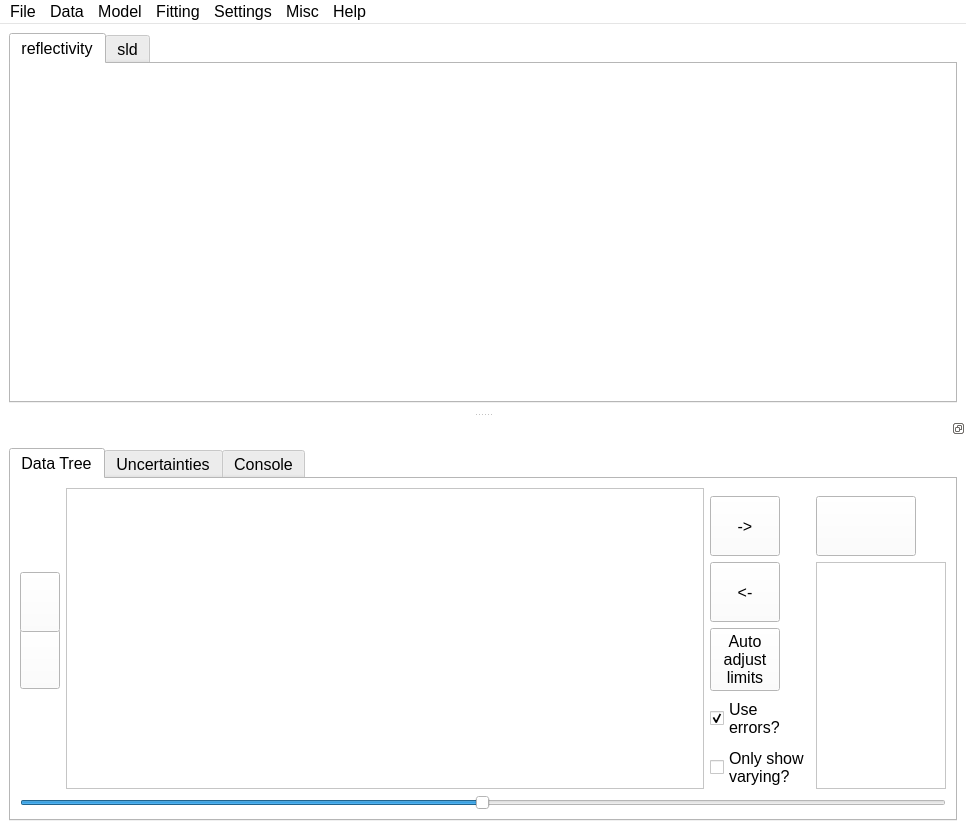
<?xml version="1.0" encoding="UTF-8"?>
<ui version="4.0">
 <class>MainWindow</class>
 <widget class="QMainWindow" name="MainWindow">
  <property name="geometry">
   <rect>
    <x>0</x>
    <y>0</y>
    <width>966</width>
    <height>830</height>
   </rect>
  </property>
  <property name="sizePolicy">
   <sizepolicy hsizetype="Expanding" vsizetype="Expanding">
    <horstretch>0</horstretch>
    <verstretch>0</verstretch>
   </sizepolicy>
  </property>
  <property name="minimumSize">
   <size>
    <width>700</width>
    <height>800</height>
   </size>
  </property>
  <property name="palette">
   <palette>
    <active>
     <colorrole role="WindowText">
      <brush brushstyle="SolidPattern">
       <color alpha="255">
        <red>0</red>
        <green>0</green>
        <blue>0</blue>
       </color>
      </brush>
     </colorrole>
     <colorrole role="Button">
      <brush brushstyle="SolidPattern">
       <color alpha="255">
        <red>255</red>
        <green>255</green>
        <blue>255</blue>
       </color>
      </brush>
     </colorrole>
     <colorrole role="Light">
      <brush brushstyle="SolidPattern">
       <color alpha="255">
        <red>255</red>
        <green>255</green>
        <blue>255</blue>
       </color>
      </brush>
     </colorrole>
     <colorrole role="Midlight">
      <brush brushstyle="SolidPattern">
       <color alpha="255">
        <red>255</red>
        <green>255</green>
        <blue>255</blue>
       </color>
      </brush>
     </colorrole>
     <colorrole role="Dark">
      <brush brushstyle="SolidPattern">
       <color alpha="255">
        <red>127</red>
        <green>127</green>
        <blue>127</blue>
       </color>
      </brush>
     </colorrole>
     <colorrole role="Mid">
      <brush brushstyle="SolidPattern">
       <color alpha="255">
        <red>170</red>
        <green>170</green>
        <blue>170</blue>
       </color>
      </brush>
     </colorrole>
     <colorrole role="Text">
      <brush brushstyle="SolidPattern">
       <color alpha="255">
        <red>0</red>
        <green>0</green>
        <blue>0</blue>
       </color>
      </brush>
     </colorrole>
     <colorrole role="BrightText">
      <brush brushstyle="SolidPattern">
       <color alpha="255">
        <red>255</red>
        <green>255</green>
        <blue>255</blue>
       </color>
      </brush>
     </colorrole>
     <colorrole role="ButtonText">
      <brush brushstyle="SolidPattern">
       <color alpha="255">
        <red>0</red>
        <green>0</green>
        <blue>0</blue>
       </color>
      </brush>
     </colorrole>
     <colorrole role="Base">
      <brush brushstyle="SolidPattern">
       <color alpha="255">
        <red>255</red>
        <green>255</green>
        <blue>255</blue>
       </color>
      </brush>
     </colorrole>
     <colorrole role="Window">
      <brush brushstyle="SolidPattern">
       <color alpha="255">
        <red>255</red>
        <green>255</green>
        <blue>255</blue>
       </color>
      </brush>
     </colorrole>
     <colorrole role="Shadow">
      <brush brushstyle="SolidPattern">
       <color alpha="255">
        <red>0</red>
        <green>0</green>
        <blue>0</blue>
       </color>
      </brush>
     </colorrole>
     <colorrole role="AlternateBase">
      <brush brushstyle="SolidPattern">
       <color alpha="255">
        <red>255</red>
        <green>255</green>
        <blue>255</blue>
       </color>
      </brush>
     </colorrole>
     <colorrole role="ToolTipBase">
      <brush brushstyle="SolidPattern">
       <color alpha="255">
        <red>255</red>
        <green>255</green>
        <blue>220</blue>
       </color>
      </brush>
     </colorrole>
     <colorrole role="ToolTipText">
      <brush brushstyle="SolidPattern">
       <color alpha="255">
        <red>0</red>
        <green>0</green>
        <blue>0</blue>
       </color>
      </brush>
     </colorrole>
    </active>
    <inactive>
     <colorrole role="WindowText">
      <brush brushstyle="SolidPattern">
       <color alpha="255">
        <red>0</red>
        <green>0</green>
        <blue>0</blue>
       </color>
      </brush>
     </colorrole>
     <colorrole role="Button">
      <brush brushstyle="SolidPattern">
       <color alpha="255">
        <red>255</red>
        <green>255</green>
        <blue>255</blue>
       </color>
      </brush>
     </colorrole>
     <colorrole role="Light">
      <brush brushstyle="SolidPattern">
       <color alpha="255">
        <red>255</red>
        <green>255</green>
        <blue>255</blue>
       </color>
      </brush>
     </colorrole>
     <colorrole role="Midlight">
      <brush brushstyle="SolidPattern">
       <color alpha="255">
        <red>255</red>
        <green>255</green>
        <blue>255</blue>
       </color>
      </brush>
     </colorrole>
     <colorrole role="Dark">
      <brush brushstyle="SolidPattern">
       <color alpha="255">
        <red>127</red>
        <green>127</green>
        <blue>127</blue>
       </color>
      </brush>
     </colorrole>
     <colorrole role="Mid">
      <brush brushstyle="SolidPattern">
       <color alpha="255">
        <red>170</red>
        <green>170</green>
        <blue>170</blue>
       </color>
      </brush>
     </colorrole>
     <colorrole role="Text">
      <brush brushstyle="SolidPattern">
       <color alpha="255">
        <red>0</red>
        <green>0</green>
        <blue>0</blue>
       </color>
      </brush>
     </colorrole>
     <colorrole role="BrightText">
      <brush brushstyle="SolidPattern">
       <color alpha="255">
        <red>255</red>
        <green>255</green>
        <blue>255</blue>
       </color>
      </brush>
     </colorrole>
     <colorrole role="ButtonText">
      <brush brushstyle="SolidPattern">
       <color alpha="255">
        <red>0</red>
        <green>0</green>
        <blue>0</blue>
       </color>
      </brush>
     </colorrole>
     <colorrole role="Base">
      <brush brushstyle="SolidPattern">
       <color alpha="255">
        <red>255</red>
        <green>255</green>
        <blue>255</blue>
       </color>
      </brush>
     </colorrole>
     <colorrole role="Window">
      <brush brushstyle="SolidPattern">
       <color alpha="255">
        <red>255</red>
        <green>255</green>
        <blue>255</blue>
       </color>
      </brush>
     </colorrole>
     <colorrole role="Shadow">
      <brush brushstyle="SolidPattern">
       <color alpha="255">
        <red>0</red>
        <green>0</green>
        <blue>0</blue>
       </color>
      </brush>
     </colorrole>
     <colorrole role="AlternateBase">
      <brush brushstyle="SolidPattern">
       <color alpha="255">
        <red>255</red>
        <green>255</green>
        <blue>255</blue>
       </color>
      </brush>
     </colorrole>
     <colorrole role="ToolTipBase">
      <brush brushstyle="SolidPattern">
       <color alpha="255">
        <red>255</red>
        <green>255</green>
        <blue>220</blue>
       </color>
      </brush>
     </colorrole>
     <colorrole role="ToolTipText">
      <brush brushstyle="SolidPattern">
       <color alpha="255">
        <red>0</red>
        <green>0</green>
        <blue>0</blue>
       </color>
      </brush>
     </colorrole>
    </inactive>
    <disabled>
     <colorrole role="WindowText">
      <brush brushstyle="SolidPattern">
       <color alpha="255">
        <red>127</red>
        <green>127</green>
        <blue>127</blue>
       </color>
      </brush>
     </colorrole>
     <colorrole role="Button">
      <brush brushstyle="SolidPattern">
       <color alpha="255">
        <red>255</red>
        <green>255</green>
        <blue>255</blue>
       </color>
      </brush>
     </colorrole>
     <colorrole role="Light">
      <brush brushstyle="SolidPattern">
       <color alpha="255">
        <red>255</red>
        <green>255</green>
        <blue>255</blue>
       </color>
      </brush>
     </colorrole>
     <colorrole role="Midlight">
      <brush brushstyle="SolidPattern">
       <color alpha="255">
        <red>255</red>
        <green>255</green>
        <blue>255</blue>
       </color>
      </brush>
     </colorrole>
     <colorrole role="Dark">
      <brush brushstyle="SolidPattern">
       <color alpha="255">
        <red>127</red>
        <green>127</green>
        <blue>127</blue>
       </color>
      </brush>
     </colorrole>
     <colorrole role="Mid">
      <brush brushstyle="SolidPattern">
       <color alpha="255">
        <red>170</red>
        <green>170</green>
        <blue>170</blue>
       </color>
      </brush>
     </colorrole>
     <colorrole role="Text">
      <brush brushstyle="SolidPattern">
       <color alpha="255">
        <red>127</red>
        <green>127</green>
        <blue>127</blue>
       </color>
      </brush>
     </colorrole>
     <colorrole role="BrightText">
      <brush brushstyle="SolidPattern">
       <color alpha="255">
        <red>255</red>
        <green>255</green>
        <blue>255</blue>
       </color>
      </brush>
     </colorrole>
     <colorrole role="ButtonText">
      <brush brushstyle="SolidPattern">
       <color alpha="255">
        <red>127</red>
        <green>127</green>
        <blue>127</blue>
       </color>
      </brush>
     </colorrole>
     <colorrole role="Base">
      <brush brushstyle="SolidPattern">
       <color alpha="255">
        <red>255</red>
        <green>255</green>
        <blue>255</blue>
       </color>
      </brush>
     </colorrole>
     <colorrole role="Window">
      <brush brushstyle="SolidPattern">
       <color alpha="255">
        <red>255</red>
        <green>255</green>
        <blue>255</blue>
       </color>
      </brush>
     </colorrole>
     <colorrole role="Shadow">
      <brush brushstyle="SolidPattern">
       <color alpha="255">
        <red>0</red>
        <green>0</green>
        <blue>0</blue>
       </color>
      </brush>
     </colorrole>
     <colorrole role="AlternateBase">
      <brush brushstyle="SolidPattern">
       <color alpha="255">
        <red>255</red>
        <green>255</green>
        <blue>255</blue>
       </color>
      </brush>
     </colorrole>
     <colorrole role="ToolTipBase">
      <brush brushstyle="SolidPattern">
       <color alpha="255">
        <red>255</red>
        <green>255</green>
        <blue>220</blue>
       </color>
      </brush>
     </colorrole>
     <colorrole role="ToolTipText">
      <brush brushstyle="SolidPattern">
       <color alpha="255">
        <red>0</red>
        <green>0</green>
        <blue>0</blue>
       </color>
      </brush>
     </colorrole>
    </disabled>
   </palette>
  </property>
  <property name="font">
   <font>
    <pointsize>12</pointsize>
   </font>
  </property>
  <property name="acceptDrops">
   <bool>true</bool>
  </property>
  <property name="windowTitle">
   <string>Motofit</string>
  </property>
  <property name="windowIcon">
   <iconset resource="../resources.qrc">
    <normaloff>:/icons/scattering.png</normaloff>:/icons/scattering.png</iconset>
  </property>
  <property name="documentMode">
   <bool>false</bool>
  </property>
  <property name="tabShape">
   <enum>QTabWidget::Rounded</enum>
  </property>
  <property name="unifiedTitleAndToolBarOnMac">
   <bool>false</bool>
  </property>
  <widget class="QWidget" name="centralwidget">
   <property name="minimumSize">
    <size>
     <width>400</width>
     <height>0</height>
    </size>
   </property>
   <layout class="QGridLayout" name="gridLayout_3">
    <item row="2" column="2">
     <widget class="QTabWidget" name="graphs">
      <property name="sizePolicy">
       <sizepolicy hsizetype="Expanding" vsizetype="MinimumExpanding">
        <horstretch>0</horstretch>
        <verstretch>0</verstretch>
       </sizepolicy>
      </property>
      <property name="minimumSize">
       <size>
        <width>0</width>
        <height>350</height>
       </size>
      </property>
      <property name="focusPolicy">
       <enum>Qt::ClickFocus</enum>
      </property>
      <property name="tabPosition">
       <enum>QTabWidget::North</enum>
      </property>
      <property name="tabShape">
       <enum>QTabWidget::Rounded</enum>
      </property>
      <property name="currentIndex">
       <number>0</number>
      </property>
      <widget class="QWidget" name="reflectivity">
       <attribute name="title">
        <string>reflectivity</string>
       </attribute>
       <attribute name="toolTip">
        <string>Plots of the reflectivity</string>
       </attribute>
       <layout class="QGridLayout" name="gridLayout_5">
        <property name="leftMargin">
         <number>5</number>
        </property>
        <property name="topMargin">
         <number>2</number>
        </property>
        <property name="rightMargin">
         <number>5</number>
        </property>
        <property name="bottomMargin">
         <number>5</number>
        </property>
        <property name="verticalSpacing">
         <number>2</number>
        </property>
       </layout>
      </widget>
      <widget class="QWidget" name="sld">
       <attribute name="title">
        <string>sld</string>
       </attribute>
       <attribute name="toolTip">
        <string>Plots of the SLD profiles</string>
       </attribute>
       <layout class="QGridLayout" name="gridLayout_4"/>
      </widget>
     </widget>
    </item>
   </layout>
  </widget>
  <widget class="QMenuBar" name="menubar">
   <property name="geometry">
    <rect>
     <x>0</x>
     <y>0</y>
     <width>966</width>
     <height>22</height>
    </rect>
   </property>
   <widget class="QMenu" name="menuData">
    <property name="title">
     <string>Data</string>
    </property>
    <addaction name="actionLoad_Data"/>
    <addaction name="actionRefresh_Data"/>
    <addaction name="actionRemove_Data"/>
    <addaction name="separator"/>
    <addaction name="actionAutoscale_graph"/>
   </widget>
   <widget class="QMenu" name="menuModel">
    <property name="title">
     <string>Model</string>
    </property>
    <addaction name="actionSave_Model"/>
    <addaction name="actionLoad_Model"/>
    <addaction name="actionExport_parameters"/>
    <addaction name="actionSave_Fit"/>
    <addaction name="actionSave_SLD_Curve"/>
    <addaction name="separator"/>
    <addaction name="actionExport_Code_Fragment"/>
    <addaction name="separator"/>
    <addaction name="actionTake_Snapshot"/>
    <addaction name="separator"/>
    <addaction name="actionLink_Selected"/>
    <addaction name="actionUnlink_selected_Parameters"/>
    <addaction name="actionLink_Equivalent_Parameters"/>
    <addaction name="separator"/>
   </widget>
   <widget class="QMenu" name="menuHelp">
    <property name="title">
     <string>Help</string>
    </property>
    <addaction name="actionAbout"/>
    <addaction name="actiondocumentation"/>
   </widget>
   <widget class="QMenu" name="menuPlot_type">
    <property name="title">
     <string>Fitting</string>
    </property>
    <widget class="QMenu" name="menuAlgorithm">
     <property name="title">
      <string>Algorithm</string>
     </property>
     <addaction name="actionDifferential_Evolution"/>
     <addaction name="actionLevenberg_Marquardt"/>
     <addaction name="actionL_BFGS_B"/>
     <addaction name="actionDual_Annealing"/>
     <addaction name="actionSHGO"/>
     <addaction name="actionMCMC"/>
     <addaction name="separator"/>
     <addaction name="actionOptimisation_parameters"/>
     <addaction name="actionProcess_MCMC"/>
    </widget>
    <widget class="QMenu" name="menuFit_as">
     <property name="title">
      <string>Fit as</string>
     </property>
     <addaction name="actionY_vs_X"/>
     <addaction name="actionlogY_vs_X"/>
     <addaction name="actionYX4_vs_X"/>
     <addaction name="actionYX2_vs_X"/>
    </widget>
    <addaction name="menuFit_as"/>
    <addaction name="separator"/>
    <addaction name="menuAlgorithm"/>
    <addaction name="separator"/>
    <addaction name="actionBatch_Fit"/>
   </widget>
   <widget class="QMenu" name="menuFile">
    <property name="title">
     <string>File</string>
    </property>
    <addaction name="actionSave_File"/>
    <addaction name="actionSave_File_As"/>
    <addaction name="separator"/>
    <addaction name="actionLoad_File"/>
   </widget>
   <widget class="QMenu" name="menuSettings">
    <property name="title">
     <string>Settings</string>
    </property>
    <addaction name="actionChange_Q_range"/>
    <addaction name="actionResolution_smearing"/>
   </widget>
   <widget class="QMenu" name="menuMisc">
    <property name="title">
     <string>Misc</string>
    </property>
    <addaction name="actionSLD_calculator"/>
    <addaction name="actionLipid_browser"/>
   </widget>
   <addaction name="menuFile"/>
   <addaction name="menuData"/>
   <addaction name="menuModel"/>
   <addaction name="menuPlot_type"/>
   <addaction name="menuSettings"/>
   <addaction name="menuMisc"/>
   <addaction name="menuHelp"/>
  </widget>
  <widget class="QDockWidget" name="dockWidget">
   <property name="sizePolicy">
    <sizepolicy hsizetype="Expanding" vsizetype="Expanding">
     <horstretch>0</horstretch>
     <verstretch>0</verstretch>
    </sizepolicy>
   </property>
   <property name="minimumSize">
    <size>
     <width>600</width>
     <height>350</height>
    </size>
   </property>
   <property name="toolTip">
    <string>Double click to separate/join the dock</string>
   </property>
   <property name="features">
    <set>QDockWidget::DockWidgetFloatable|QDockWidget::DockWidgetMovable</set>
   </property>
   <property name="allowedAreas">
    <set>Qt::BottomDockWidgetArea</set>
   </property>
   <property name="windowTitle">
    <string/>
   </property>
   <attribute name="dockWidgetArea">
    <number>8</number>
   </attribute>
   <widget class="QWidget" name="dockWidgetContents">
    <layout class="QGridLayout" name="gridLayout">
     <item row="0" column="0">
      <widget class="QTabWidget" name="tabWidget">
       <property name="enabled">
        <bool>true</bool>
       </property>
       <property name="sizePolicy">
        <sizepolicy hsizetype="MinimumExpanding" vsizetype="Expanding">
         <horstretch>0</horstretch>
         <verstretch>0</verstretch>
        </sizepolicy>
       </property>
       <property name="minimumSize">
        <size>
         <width>300</width>
         <height>200</height>
        </size>
       </property>
       <property name="toolTip">
        <string/>
       </property>
       <property name="currentIndex">
        <number>0</number>
       </property>
       <property name="tabBarAutoHide">
        <bool>true</bool>
       </property>
       <widget class="QWidget" name="tab">
        <attribute name="title">
         <string>Data Tree</string>
        </attribute>
        <attribute name="toolTip">
         <string>Data and Model Trees</string>
        </attribute>
        <layout class="QGridLayout" name="gridLayout_2">
         <item row="1" column="3">
          <widget class="QPushButton" name="do_fit_button">
           <property name="sizePolicy">
            <sizepolicy hsizetype="Maximum" vsizetype="Maximum">
             <horstretch>0</horstretch>
             <verstretch>0</verstretch>
            </sizepolicy>
           </property>
           <property name="minimumSize">
            <size>
             <width>60</width>
             <height>60</height>
            </size>
           </property>
           <property name="maximumSize">
            <size>
             <width>100</width>
             <height>16777215</height>
            </size>
           </property>
           <property name="toolTip">
            <string>Do a fit. Cmd-F</string>
           </property>
           <property name="text">
            <string/>
           </property>
           <property name="icon">
            <iconset>
             <normaloff>../icons/go.png</normaloff>../icons/go.png</iconset>
           </property>
           <property name="iconSize">
            <size>
             <width>40</width>
             <height>40</height>
            </size>
           </property>
           <property name="shortcut">
            <string>Ctrl+F</string>
           </property>
          </widget>
         </item>
         <item row="8" column="0" colspan="4">
          <widget class="QSlider" name="paramsSlider">
           <property name="sizePolicy">
            <sizepolicy hsizetype="Expanding" vsizetype="Minimum">
             <horstretch>0</horstretch>
             <verstretch>0</verstretch>
            </sizepolicy>
           </property>
           <property name="maximumSize">
            <size>
             <width>16777215</width>
             <height>20</height>
            </size>
           </property>
           <property name="mouseTracking">
            <bool>false</bool>
           </property>
           <property name="focusPolicy">
            <enum>Qt::StrongFocus</enum>
           </property>
           <property name="contextMenuPolicy">
            <enum>Qt::PreventContextMenu</enum>
           </property>
           <property name="maximum">
            <number>999</number>
           </property>
           <property name="value">
            <number>499</number>
           </property>
           <property name="orientation">
            <enum>Qt::Horizontal</enum>
           </property>
           <property name="invertedAppearance">
            <bool>false</bool>
           </property>
           <property name="invertedControls">
            <bool>false</bool>
           </property>
           <property name="tickPosition">
            <enum>QSlider::NoTicks</enum>
           </property>
          </widget>
         </item>
         <item row="3" column="0">
          <widget class="QPushButton" name="remove_layer">
           <property name="maximumSize">
            <size>
             <width>40</width>
             <height>60</height>
            </size>
           </property>
           <property name="toolTip">
            <string>Remove a layer, Cmd-</string>
           </property>
           <property name="text">
            <string/>
           </property>
           <property name="icon">
            <iconset resource="../resources.qrc">
             <normaloff>:/icons/minus.png</normaloff>:/icons/minus.png</iconset>
           </property>
           <property name="iconSize">
            <size>
             <width>30</width>
             <height>30</height>
            </size>
           </property>
           <property name="shortcut">
            <string>Ctrl+-</string>
           </property>
          </widget>
         </item>
         <item row="2" column="0">
          <widget class="QPushButton" name="add_layer">
           <property name="sizePolicy">
            <sizepolicy hsizetype="Fixed" vsizetype="Fixed">
             <horstretch>0</horstretch>
             <verstretch>0</verstretch>
            </sizepolicy>
           </property>
           <property name="minimumSize">
            <size>
             <width>40</width>
             <height>60</height>
            </size>
           </property>
           <property name="maximumSize">
            <size>
             <width>40</width>
             <height>40</height>
            </size>
           </property>
           <property name="toolTip">
            <string>Insert a layer, Cmd=</string>
           </property>
           <property name="text">
            <string/>
           </property>
           <property name="icon">
            <iconset resource="../resources.qrc">
             <normaloff>:/icons/plus.png</normaloff>:/icons/plus.png</iconset>
           </property>
           <property name="iconSize">
            <size>
             <width>30</width>
             <height>30</height>
            </size>
           </property>
           <property name="shortcut">
            <string>Ctrl+=</string>
           </property>
          </widget>
         </item>
         <item row="2" column="3" rowspan="4">
          <widget class="QListView" name="currently_fitting">
           <property name="sizePolicy">
            <sizepolicy hsizetype="Maximum" vsizetype="Expanding">
             <horstretch>0</horstretch>
             <verstretch>0</verstretch>
            </sizepolicy>
           </property>
           <property name="maximumSize">
            <size>
             <width>130</width>
             <height>16777215</height>
            </size>
           </property>
           <property name="editTriggers">
            <set>QAbstractItemView::NoEditTriggers</set>
           </property>
           <property name="dragEnabled">
            <bool>false</bool>
           </property>
           <property name="dragDropMode">
            <enum>QAbstractItemView::DropOnly</enum>
           </property>
           <property name="defaultDropAction">
            <enum>Qt::MoveAction</enum>
           </property>
           <property name="selectionMode">
            <enum>QAbstractItemView::MultiSelection</enum>
           </property>
          </widget>
         </item>
         <item row="0" column="1" rowspan="6">
          <widget class="QTreeView" name="treeView">
           <property name="minimumSize">
            <size>
             <width>300</width>
             <height>0</height>
            </size>
           </property>
           <property name="font">
            <font>
             <pointsize>12</pointsize>
            </font>
           </property>
           <property name="acceptDrops">
            <bool>true</bool>
           </property>
           <property name="styleSheet">
            <string notr="true">QTreeView::branch:has-siblings:!adjoins-item {
    border-image: url(:/icons/vline.png) 0;
}

QTreeView::branch:has-siblings:adjoins-item {
    border-image: url(:/icons/branch-more.png) 0;
}

QTreeView::branch:!has-children:!has-siblings:adjoins-item {
    border-image: url(:/icons/branch-end.png) 0;
}

QTreeView::branch:has-children:!has-siblings:closed,
QTreeView::branch:closed:has-children:has-siblings {
        border-image: none;
        image: url(:/icons/branch-closed.png);
}

QTreeView::branch:open:has-children:!has-siblings,
QTreeView::branch:open:has-children:has-siblings  {
        border-image: none;
        image: url(:/icons/branch-open.png);
}</string>
           </property>
           <property name="editTriggers">
            <set>QAbstractItemView::AnyKeyPressed|QAbstractItemView::DoubleClicked|QAbstractItemView::EditKeyPressed</set>
           </property>
           <property name="tabKeyNavigation">
            <bool>false</bool>
           </property>
           <property name="dragEnabled">
            <bool>true</bool>
           </property>
           <property name="dragDropMode">
            <enum>QAbstractItemView::InternalMove</enum>
           </property>
           <property name="defaultDropAction">
            <enum>Qt::MoveAction</enum>
           </property>
           <property name="alternatingRowColors">
            <bool>false</bool>
           </property>
           <property name="selectionMode">
            <enum>QAbstractItemView::ExtendedSelection</enum>
           </property>
           <property name="selectionBehavior">
            <enum>QAbstractItemView::SelectRows</enum>
           </property>
           <property name="expandsOnDoubleClick">
            <bool>false</bool>
           </property>
           <attribute name="headerCascadingSectionResizes">
            <bool>true</bool>
           </attribute>
          </widget>
         </item>
         <item row="1" column="2">
          <widget class="QPushButton" name="add_to_fit_button">
           <property name="minimumSize">
            <size>
             <width>60</width>
             <height>60</height>
            </size>
           </property>
           <property name="maximumSize">
            <size>
             <width>70</width>
             <height>70</height>
            </size>
           </property>
           <property name="toolTip">
            <string>Add a dataset to those being fitted</string>
           </property>
           <property name="text">
            <string>-&gt;</string>
           </property>
          </widget>
         </item>
         <item row="2" column="2">
          <widget class="QPushButton" name="remove_from_fit_button">
           <property name="minimumSize">
            <size>
             <width>60</width>
             <height>60</height>
            </size>
           </property>
           <property name="maximumSize">
            <size>
             <width>70</width>
             <height>70</height>
            </size>
           </property>
           <property name="toolTip">
            <string>Remove dataset from those being fitted</string>
           </property>
           <property name="text">
            <string>&lt;-</string>
           </property>
          </widget>
         </item>
         <item row="3" column="2">
          <widget class="QPushButton" name="auto_limits_button">
           <property name="minimumSize">
            <size>
             <width>60</width>
             <height>60</height>
            </size>
           </property>
           <property name="maximumSize">
            <size>
             <width>70</width>
             <height>70</height>
            </size>
           </property>
           <property name="font">
            <font>
             <pointsize>12</pointsize>
            </font>
           </property>
           <property name="toolTip">
            <string>Give varying parameters finite limits</string>
           </property>
           <property name="text">
            <string>Auto
adjust
limits</string>
           </property>
          </widget>
         </item>
         <item row="4" column="2">
          <widget class="QCheckBox" name="use_errors_checkbox">
           <property name="text">
            <string>Use
errors?</string>
           </property>
           <property name="checked">
            <bool>true</bool>
           </property>
           <property name="tristate">
            <bool>false</bool>
           </property>
          </widget>
         </item>
         <item row="5" column="2">
          <widget class="QCheckBox" name="only_fitted">
           <property name="toolTip">
            <string>Only display the parameters that are being allowed to vary.</string>
           </property>
           <property name="text">
            <string>Only show
varying?</string>
           </property>
          </widget>
         </item>
        </layout>
        <zorder>remove_layer</zorder>
        <zorder>add_layer</zorder>
        <zorder>paramsSlider</zorder>
        <zorder>do_fit_button</zorder>
        <zorder>treeView</zorder>
        <zorder>currently_fitting</zorder>
        <zorder>add_to_fit_button</zorder>
        <zorder>remove_from_fit_button</zorder>
        <zorder>auto_limits_button</zorder>
        <zorder>use_errors_checkbox</zorder>
        <zorder>only_fitted</zorder>
       </widget>
       <widget class="QWidget" name="tab_1">
        <attribute name="title">
         <string>Uncertainties</string>
        </attribute>
       </widget>
       <widget class="QWidget" name="tab_2">
        <attribute name="title">
         <string>Console</string>
        </attribute>
        <attribute name="toolTip">
         <string>Output from the modelling processes</string>
        </attribute>
        <layout class="QGridLayout" name="gridLayout_8">
         <item row="0" column="0">
          <widget class="QPlainTextEdit" name="console_text_edit"/>
         </item>
        </layout>
       </widget>
      </widget>
     </item>
    </layout>
   </widget>
  </widget>
  <action name="actionLoad_Data">
   <property name="checkable">
    <bool>false</bool>
   </property>
   <property name="checked">
    <bool>false</bool>
   </property>
   <property name="text">
    <string>Load Data</string>
   </property>
   <property name="shortcut">
    <string>Ctrl+L</string>
   </property>
   <property name="shortcutContext">
    <enum>Qt::ApplicationShortcut</enum>
   </property>
  </action>
  <action name="actionSave_Fit">
   <property name="text">
    <string>Save Fit Curve</string>
   </property>
  </action>
  <action name="actionSave_Model">
   <property name="text">
    <string>Save Model</string>
   </property>
  </action>
  <action name="actionLoad_Model">
   <property name="text">
    <string>Load Model</string>
   </property>
  </action>
  <action name="actionLogR_vs_Q">
   <property name="checkable">
    <bool>true</bool>
   </property>
   <property name="checked">
    <bool>true</bool>
   </property>
   <property name="text">
    <string>logR vs Q</string>
   </property>
  </action>
  <action name="actionR_vs_Q">
   <property name="checkable">
    <bool>true</bool>
   </property>
   <property name="text">
    <string>R vs Q</string>
   </property>
  </action>
  <action name="actionRQ4_vs_Q">
   <property name="checkable">
    <bool>true</bool>
   </property>
   <property name="text">
    <string>RQ4 vs Q</string>
   </property>
  </action>
  <action name="actionRefresh_Data">
   <property name="text">
    <string>Refresh Data</string>
   </property>
   <property name="shortcut">
    <string>Ctrl+R</string>
   </property>
  </action>
  <action name="actionLoad_experiment">
   <property name="text">
    <string>Load</string>
   </property>
   <property name="shortcut">
    <string>Meta+N</string>
   </property>
  </action>
  <action name="actionSave_experiment">
   <property name="text">
    <string>Save</string>
   </property>
   <property name="shortcut">
    <string>Meta+M</string>
   </property>
  </action>
  <action name="actionLoad_Plugin">
   <property name="text">
    <string>Load Fitting Plugin</string>
   </property>
  </action>
  <action name="actionSave_File">
   <property name="text">
    <string>Save Experiment</string>
   </property>
   <property name="whatsThis">
    <string/>
   </property>
   <property name="shortcut">
    <string>Ctrl+S</string>
   </property>
  </action>
  <action name="actionLoad_File">
   <property name="text">
    <string>Open Experiment</string>
   </property>
   <property name="shortcut">
    <string>Ctrl+O</string>
   </property>
  </action>
  <action name="actionBatch_Fit">
   <property name="text">
    <string>Batch Fit</string>
   </property>
  </action>
  <action name="actionRemove_Data">
   <property name="text">
    <string>Remove Data</string>
   </property>
  </action>
  <action name="actionAboutProgram">
   <property name="text">
    <string>About</string>
   </property>
   <property name="visible">
    <bool>true</bool>
   </property>
  </action>
  <action name="actionDifferential_Evolution">
   <property name="checkable">
    <bool>true</bool>
   </property>
   <property name="checked">
    <bool>true</bool>
   </property>
   <property name="text">
    <string>Differential Evolution</string>
   </property>
  </action>
  <action name="actionLevenberg_Marquardt">
   <property name="checkable">
    <bool>true</bool>
   </property>
   <property name="checked">
    <bool>false</bool>
   </property>
   <property name="text">
    <string>Levenberg Marquardt</string>
   </property>
  </action>
  <action name="actionY_vs_X">
   <property name="checkable">
    <bool>true</bool>
   </property>
   <property name="checked">
    <bool>false</bool>
   </property>
   <property name="text">
    <string>lin(Y) vs X</string>
   </property>
  </action>
  <action name="actionlogY_vs_X">
   <property name="checkable">
    <bool>true</bool>
   </property>
   <property name="checked">
    <bool>true</bool>
   </property>
   <property name="text">
    <string>log(Y) vs X</string>
   </property>
  </action>
  <action name="actionYX4_vs_X">
   <property name="checkable">
    <bool>true</bool>
   </property>
   <property name="text">
    <string>YX**4 vs X</string>
   </property>
  </action>
  <action name="actionYX2_vs_X">
   <property name="checkable">
    <bool>true</bool>
   </property>
   <property name="text">
    <string>YX**2 vs X</string>
   </property>
  </action>
  <action name="actionChange_Q_range">
   <property name="text">
    <string>Change Q Range</string>
   </property>
  </action>
  <action name="actionTake_Snapshot">
   <property name="text">
    <string>Take Snapshot</string>
   </property>
  </action>
  <action name="actionResolution_smearing">
   <property name="text">
    <string>Resolution Smearing</string>
   </property>
  </action>
  <action name="actionSLD_calculator">
   <property name="text">
    <string>SLD calculator</string>
   </property>
  </action>
  <action name="actionFit">
   <property name="text">
    <string>Fit</string>
   </property>
   <property name="shortcut">
    <string>Meta+F</string>
   </property>
  </action>
  <action name="actionAbout">
   <property name="text">
    <string>About</string>
   </property>
  </action>
  <action name="actionMCMC">
   <property name="checkable">
    <bool>true</bool>
   </property>
   <property name="enabled">
    <bool>true</bool>
   </property>
   <property name="text">
    <string>MCMC</string>
   </property>
  </action>
  <action name="actionSave_File_As">
   <property name="text">
    <string>Save Experiment As</string>
   </property>
   <property name="shortcut">
    <string>Ctrl+Shift+S</string>
   </property>
  </action>
  <action name="actionAutoscale_graph">
   <property name="text">
    <string>Autoscale graph</string>
   </property>
   <property name="shortcut">
    <string>Ctrl+A</string>
   </property>
  </action>
  <action name="actiondocumentation">
   <property name="text">
    <string>Documentation</string>
   </property>
  </action>
  <action name="actionL_BFGS_B">
   <property name="checkable">
    <bool>true</bool>
   </property>
   <property name="text">
    <string>L-BFGS-B</string>
   </property>
  </action>
  <action name="actionExport_Code_Fragment">
   <property name="text">
    <string>Export Code Fragment</string>
   </property>
   <property name="toolTip">
    <string>Create a code fragment for fitting this model in an interpreter</string>
   </property>
  </action>
  <action name="actionLipid_browser">
   <property name="text">
    <string>Lipid browser</string>
   </property>
  </action>
  <action name="actionLink_Selected">
   <property name="text">
    <string>Link Selected Parameters</string>
   </property>
   <property name="shortcut">
    <string>Ctrl+1</string>
   </property>
  </action>
  <action name="actionUnlink_selected_Parameters">
   <property name="text">
    <string>Unlink Selected Parameters</string>
   </property>
   <property name="shortcut">
    <string>Ctrl+2</string>
   </property>
  </action>
  <action name="actionLink_Equivalent_Parameters">
   <property name="text">
    <string>Link Equivalent Parameters</string>
   </property>
   <property name="shortcut">
    <string>Ctrl+3</string>
   </property>
  </action>
  <action name="actionExport_parameters">
   <property name="text">
    <string>Export parameters</string>
   </property>
   <property name="toolTip">
    <string>Export parameters to a text file</string>
   </property>
  </action>
  <action name="actionDual_Annealing">
   <property name="checkable">
    <bool>true</bool>
   </property>
   <property name="text">
    <string>Dual Annealing</string>
   </property>
  </action>
  <action name="actionSHGO">
   <property name="checkable">
    <bool>true</bool>
   </property>
   <property name="text">
    <string>SHGO</string>
   </property>
  </action>
  <action name="actionOptimisation_parameters">
   <property name="text">
    <string>Optimisation parameters</string>
   </property>
  </action>
  <action name="actionSave_SLD_Curve">
   <property name="text">
    <string>Save SLD Curve</string>
   </property>
  </action>
  <action name="actionProcess_MCMC">
   <property name="text">
    <string>Process MCMC chain</string>
   </property>
  </action>
 </widget>
 <tabstops>
  <tabstop>treeView</tabstop>
  <tabstop>paramsSlider</tabstop>
  <tabstop>add_layer</tabstop>
  <tabstop>remove_layer</tabstop>
  <tabstop>do_fit_button</tabstop>
  <tabstop>currently_fitting</tabstop>
  <tabstop>console_text_edit</tabstop>
 </tabstops>
 <resources>
  <include location="../resources.qrc"/>
 </resources>
 <connections/>
</ui>
